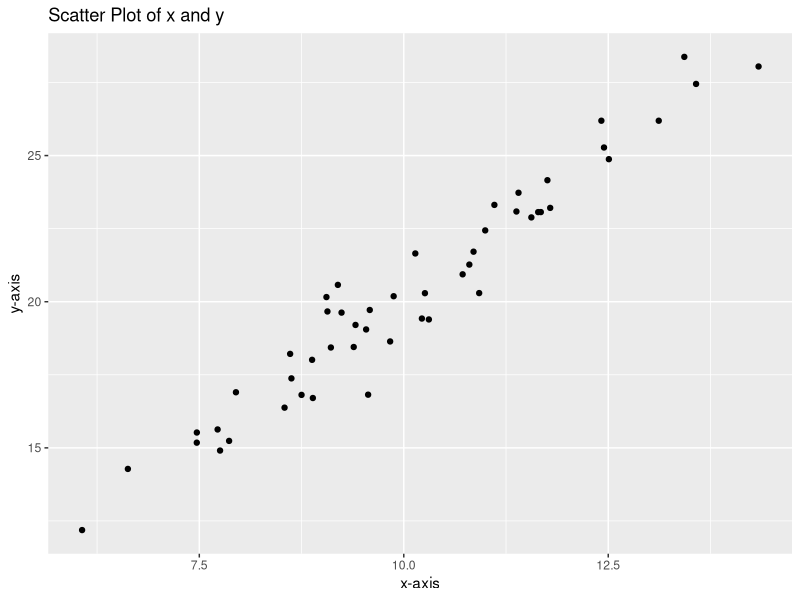

Here is the R script that generated this plot:
# Load required libraries
library(ggplot2)

# Generate random data
set.seed(123)  # for reproducibility
x <- rnorm(50, mean = 10, sd = 2)
y <- 2 * x + rnorm(50, mean = 0, sd = 1)

# Calculate basic statistics
mean_x <- mean(x)
mean_y <- mean(y)
correlation <- cor(x, y)

# Print statistics
cat("Mean of x:", mean_x, "\n")
cat("Mean of y:", mean_y, "\n")
cat("Correlation between x and y:", correlation, "\n")

# Create a scatter plot using ggplot2
data <- data.frame(x = x, y = y)
scatter_plot <- ggplot(data, aes(x = x, y = y)) +
  geom_point() +
  labs(title = "Scatter Plot of x and y", x = "x-axis", y = "y-axis")

print(scatter_plot)
